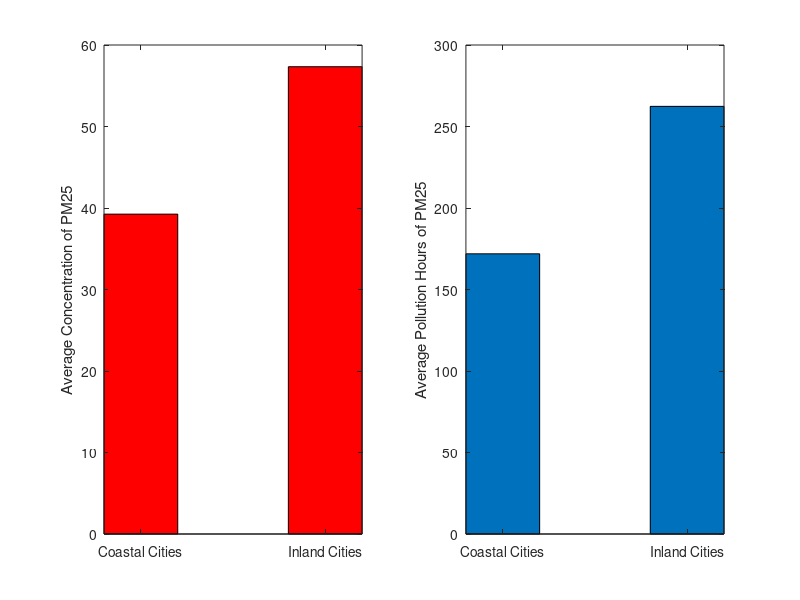

Here is the MATLAB script that generated this plot:
function [  ] = plot_Avg_inland_coastal( )
%UNTITLED Summary of this function goes here
%   Detailed explanation goes here
matrix_pm2p5_Avg=[39.24604074    57.33812245];
matrix_pm2p5_hour=[171.9048    262.3542];
figure;
subplot(121),bar(matrix_pm2p5_Avg,0.4,'r');
xlabel('');
ylabel('Average Concentration of PM25');
set(gca, 'XTick', 1:2);
set(gca,'XTickLabel',{'Coastal Cities','Inland Cities'});

subplot(122),bar(matrix_pm2p5_hour,0.4);
xlabel('');
ylabel('Average Pollution Hours of PM25');
set(gca, 'XTick', 1:2);
set(gca,'XTickLabel',{'Coastal Cities','Inland Cities'});

end

